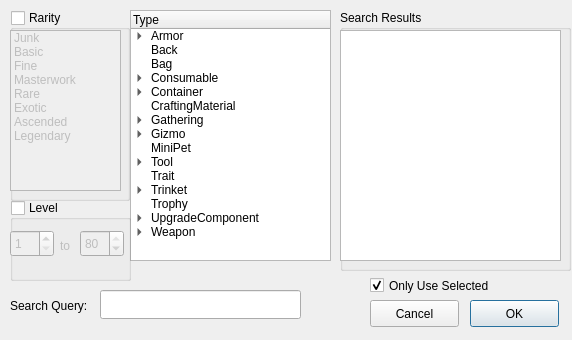
<?xml version="1.0" encoding="UTF-8"?>
<ui version="4.0">
 <class>AddItemDialog</class>
 <widget class="QDialog" name="AddItemDialog">
  <property name="geometry">
   <rect>
    <x>0</x>
    <y>0</y>
    <width>572</width>
    <height>340</height>
   </rect>
  </property>
  <property name="minimumSize">
   <size>
    <width>522</width>
    <height>308</height>
   </size>
  </property>
  <property name="windowTitle">
   <string>Item Search</string>
  </property>
  <widget class="QGroupBox" name="rarityGroupBox">
   <property name="geometry">
    <rect>
     <x>10</x>
     <y>10</y>
     <width>120</width>
     <height>191</height>
    </rect>
   </property>
   <property name="title">
    <string>Rarity</string>
   </property>
   <property name="checkable">
    <bool>true</bool>
   </property>
   <property name="checked">
    <bool>false</bool>
   </property>
   <widget class="QListWidget" name="rarityListWidget">
    <property name="geometry">
     <rect>
      <x>0</x>
      <y>20</y>
      <width>111</width>
      <height>161</height>
     </rect>
    </property>
    <property name="editTriggers">
     <set>QAbstractItemView::NoEditTriggers</set>
    </property>
    <property name="selectionMode">
     <enum>QAbstractItemView::ExtendedSelection</enum>
    </property>
    <item>
     <property name="text">
      <string>Junk</string>
     </property>
    </item>
    <item>
     <property name="text">
      <string>Basic</string>
     </property>
    </item>
    <item>
     <property name="text">
      <string>Fine</string>
     </property>
    </item>
    <item>
     <property name="text">
      <string>Masterwork</string>
     </property>
    </item>
    <item>
     <property name="text">
      <string>Rare</string>
     </property>
    </item>
    <item>
     <property name="text">
      <string>Exotic</string>
     </property>
    </item>
    <item>
     <property name="text">
      <string>Ascended</string>
     </property>
    </item>
    <item>
     <property name="text">
      <string>Legendary</string>
     </property>
    </item>
   </widget>
  </widget>
  <widget class="QLineEdit" name="searchQueryLineEdit">
   <property name="geometry">
    <rect>
     <x>100</x>
     <y>290</y>
     <width>201</width>
     <height>29</height>
    </rect>
   </property>
   <property name="text">
    <string/>
   </property>
  </widget>
  <widget class="QGroupBox" name="searchResultsGroupBox">
   <property name="geometry">
    <rect>
     <x>340</x>
     <y>10</y>
     <width>231</width>
     <height>261</height>
    </rect>
   </property>
   <property name="title">
    <string>Search Results</string>
   </property>
   <widget class="QListWidget" name="searchResultsListWidget">
    <property name="geometry">
     <rect>
      <x>0</x>
      <y>20</y>
      <width>221</width>
      <height>231</height>
     </rect>
    </property>
    <property name="selectionMode">
     <enum>QAbstractItemView::ExtendedSelection</enum>
    </property>
   </widget>
  </widget>
  <widget class="QTreeWidget" name="itemTypeTreeWidget">
   <property name="geometry">
    <rect>
     <x>130</x>
     <y>10</y>
     <width>201</width>
     <height>251</height>
    </rect>
   </property>
   <property name="sizeAdjustPolicy">
    <enum>QAbstractScrollArea::AdjustIgnored</enum>
   </property>
   <property name="editTriggers">
    <set>QAbstractItemView::NoEditTriggers</set>
   </property>
   <property name="alternatingRowColors">
    <bool>false</bool>
   </property>
   <property name="selectionMode">
    <enum>QAbstractItemView::ExtendedSelection</enum>
   </property>
   <property name="indentation">
    <number>17</number>
   </property>
   <property name="rootIsDecorated">
    <bool>true</bool>
   </property>
   <column>
    <property name="text">
     <string>Type</string>
    </property>
   </column>
   <item>
    <property name="text">
     <string>Armor</string>
    </property>
    <item>
     <property name="text">
      <string>Boots</string>
     </property>
    </item>
    <item>
     <property name="text">
      <string>Coat</string>
     </property>
    </item>
    <item>
     <property name="text">
      <string>Gloves</string>
     </property>
    </item>
    <item>
     <property name="text">
      <string>Helm</string>
     </property>
    </item>
    <item>
     <property name="text">
      <string>HelmAquatic</string>
     </property>
    </item>
    <item>
     <property name="text">
      <string>Leggings</string>
     </property>
    </item>
    <item>
     <property name="text">
      <string>Shoulders</string>
     </property>
    </item>
   </item>
   <item>
    <property name="text">
     <string>Back</string>
    </property>
   </item>
   <item>
    <property name="text">
     <string>Bag</string>
    </property>
   </item>
   <item>
    <property name="text">
     <string>Consumable</string>
    </property>
    <item>
     <property name="text">
      <string>AppearanceChange</string>
     </property>
    </item>
    <item>
     <property name="text">
      <string>Booze</string>
     </property>
    </item>
    <item>
     <property name="text">
      <string>ContractNpc</string>
     </property>
    </item>
    <item>
     <property name="text">
      <string>Food</string>
     </property>
    </item>
    <item>
     <property name="text">
      <string>Generic</string>
     </property>
    </item>
    <item>
     <property name="text">
      <string>Halloween</string>
     </property>
    </item>
    <item>
     <property name="text">
      <string>Immediate</string>
     </property>
    </item>
    <item>
     <property name="text">
      <string>Transmutation</string>
     </property>
    </item>
    <item>
     <property name="text">
      <string>Unlock</string>
     </property>
    </item>
    <item>
     <property name="text">
      <string>UpgradeRemoval</string>
     </property>
    </item>
    <item>
     <property name="text">
      <string>Utility</string>
     </property>
    </item>
   </item>
   <item>
    <property name="text">
     <string>Container</string>
    </property>
    <item>
     <property name="text">
      <string>Default</string>
     </property>
    </item>
    <item>
     <property name="text">
      <string>GiftBox</string>
     </property>
    </item>
    <item>
     <property name="text">
      <string>OpenUI</string>
     </property>
    </item>
   </item>
   <item>
    <property name="text">
     <string>CraftingMaterial</string>
    </property>
   </item>
   <item>
    <property name="text">
     <string>Gathering</string>
    </property>
    <item>
     <property name="text">
      <string>Foraging</string>
     </property>
    </item>
    <item>
     <property name="text">
      <string>Logging</string>
     </property>
    </item>
    <item>
     <property name="text">
      <string>Mining</string>
     </property>
    </item>
   </item>
   <item>
    <property name="text">
     <string>Gizmo</string>
    </property>
    <item>
     <property name="text">
      <string>Default</string>
     </property>
    </item>
    <item>
     <property name="text">
      <string>ContainerKey</string>
     </property>
    </item>
    <item>
     <property name="text">
      <string>ContainerKey</string>
     </property>
    </item>
    <item>
     <property name="text">
      <string>UnlimitedConsumable</string>
     </property>
    </item>
   </item>
   <item>
    <property name="text">
     <string>MiniPet</string>
    </property>
   </item>
   <item>
    <property name="text">
     <string>Tool</string>
    </property>
    <item>
     <property name="text">
      <string>Salvage</string>
     </property>
    </item>
   </item>
   <item>
    <property name="text">
     <string>Trait</string>
    </property>
   </item>
   <item>
    <property name="text">
     <string>Trinket</string>
    </property>
    <item>
     <property name="text">
      <string>Accessory</string>
     </property>
    </item>
    <item>
     <property name="text">
      <string>Amulet</string>
     </property>
    </item>
    <item>
     <property name="text">
      <string>Ring</string>
     </property>
    </item>
   </item>
   <item>
    <property name="text">
     <string>Trophy</string>
    </property>
   </item>
   <item>
    <property name="text">
     <string>UpgradeComponent</string>
    </property>
    <item>
     <property name="text">
      <string>Default</string>
     </property>
    </item>
    <item>
     <property name="text">
      <string>Gem</string>
     </property>
    </item>
    <item>
     <property name="text">
      <string>Gem</string>
     </property>
    </item>
    <item>
     <property name="text">
      <string>Sigil</string>
     </property>
    </item>
   </item>
   <item>
    <property name="text">
     <string>Weapon</string>
    </property>
    <item>
     <property name="text">
      <string>One-handed main hand</string>
     </property>
     <item>
      <property name="text">
       <string>Axe</string>
      </property>
     </item>
     <item>
      <property name="text">
       <string>Dagger</string>
      </property>
     </item>
     <item>
      <property name="text">
       <string>Mace</string>
      </property>
     </item>
     <item>
      <property name="text">
       <string>Pistol</string>
      </property>
     </item>
     <item>
      <property name="text">
       <string>Scepter</string>
      </property>
     </item>
     <item>
      <property name="text">
       <string>Sword</string>
      </property>
     </item>
    </item>
    <item>
     <property name="text">
      <string>One-handed off hand</string>
     </property>
     <item>
      <property name="text">
       <string>Focus</string>
      </property>
     </item>
     <item>
      <property name="text">
       <string>Shield</string>
      </property>
     </item>
     <item>
      <property name="text">
       <string>Torch</string>
      </property>
     </item>
     <item>
      <property name="text">
       <string>Warhorn</string>
      </property>
     </item>
    </item>
    <item>
     <property name="text">
      <string>Two-handed</string>
     </property>
     <item>
      <property name="text">
       <string>Greatsword</string>
      </property>
     </item>
     <item>
      <property name="text">
       <string>Hammer</string>
      </property>
     </item>
     <item>
      <property name="text">
       <string>LongBow</string>
      </property>
     </item>
     <item>
      <property name="text">
       <string>Rifle</string>
      </property>
     </item>
     <item>
      <property name="text">
       <string>ShortBow</string>
      </property>
     </item>
     <item>
      <property name="text">
       <string>Staff</string>
      </property>
     </item>
    </item>
    <item>
     <property name="text">
      <string>Aquatic</string>
     </property>
     <item>
      <property name="text">
       <string>Harpoon</string>
      </property>
     </item>
     <item>
      <property name="text">
       <string>Speargun</string>
      </property>
     </item>
     <item>
      <property name="text">
       <string>Trident</string>
      </property>
     </item>
    </item>
    <item>
     <property name="text">
      <string>Other</string>
     </property>
     <item>
      <property name="text">
       <string>LargeBundle</string>
      </property>
     </item>
     <item>
      <property name="text">
       <string>SmallBundle</string>
      </property>
     </item>
     <item>
      <property name="text">
       <string>Toy</string>
      </property>
     </item>
     <item>
      <property name="text">
       <string>TwoHandedToy</string>
      </property>
     </item>
    </item>
   </item>
  </widget>
  <widget class="QGroupBox" name="levelGroupBox">
   <property name="geometry">
    <rect>
     <x>10</x>
     <y>200</y>
     <width>121</width>
     <height>81</height>
    </rect>
   </property>
   <property name="title">
    <string>Level</string>
   </property>
   <property name="checkable">
    <bool>true</bool>
   </property>
   <property name="checked">
    <bool>false</bool>
   </property>
   <widget class="QSpinBox" name="minLevelSpinBox">
    <property name="geometry">
     <rect>
      <x>0</x>
      <y>30</y>
      <width>44</width>
      <height>27</height>
     </rect>
    </property>
    <property name="minimum">
     <number>1</number>
    </property>
    <property name="maximum">
     <number>80</number>
    </property>
   </widget>
   <widget class="QLabel" name="toLevelLabel">
    <property name="geometry">
     <rect>
      <x>50</x>
      <y>30</y>
      <width>21</width>
      <height>31</height>
     </rect>
    </property>
    <property name="text">
     <string>to</string>
    </property>
   </widget>
   <widget class="QSpinBox" name="maxLevelSpinBox">
    <property name="geometry">
     <rect>
      <x>70</x>
      <y>30</y>
      <width>44</width>
      <height>27</height>
     </rect>
    </property>
    <property name="minimum">
     <number>1</number>
    </property>
    <property name="maximum">
     <number>80</number>
    </property>
    <property name="value">
     <number>80</number>
    </property>
   </widget>
  </widget>
  <widget class="QLabel" name="searchQueryLabel">
   <property name="geometry">
    <rect>
     <x>10</x>
     <y>290</y>
     <width>91</width>
     <height>31</height>
    </rect>
   </property>
   <property name="text">
    <string>Search Query:</string>
   </property>
  </widget>
  <widget class="QCheckBox" name="onlyUseSelectedCheckBox">
   <property name="geometry">
    <rect>
     <x>370</x>
     <y>270</y>
     <width>141</width>
     <height>31</height>
    </rect>
   </property>
   <property name="text">
    <string>Only Use Selected</string>
   </property>
   <property name="checked">
    <bool>true</bool>
   </property>
  </widget>
  <widget class="QPushButton" name="okButton">
   <property name="geometry">
    <rect>
     <x>470</x>
     <y>300</y>
     <width>89</width>
     <height>27</height>
    </rect>
   </property>
   <property name="text">
    <string>OK</string>
   </property>
  </widget>
  <widget class="QPushButton" name="cancelButton">
   <property name="geometry">
    <rect>
     <x>370</x>
     <y>300</y>
     <width>89</width>
     <height>27</height>
    </rect>
   </property>
   <property name="text">
    <string>Cancel</string>
   </property>
  </widget>
 </widget>
 <resources/>
 <connections/>
</ui>
